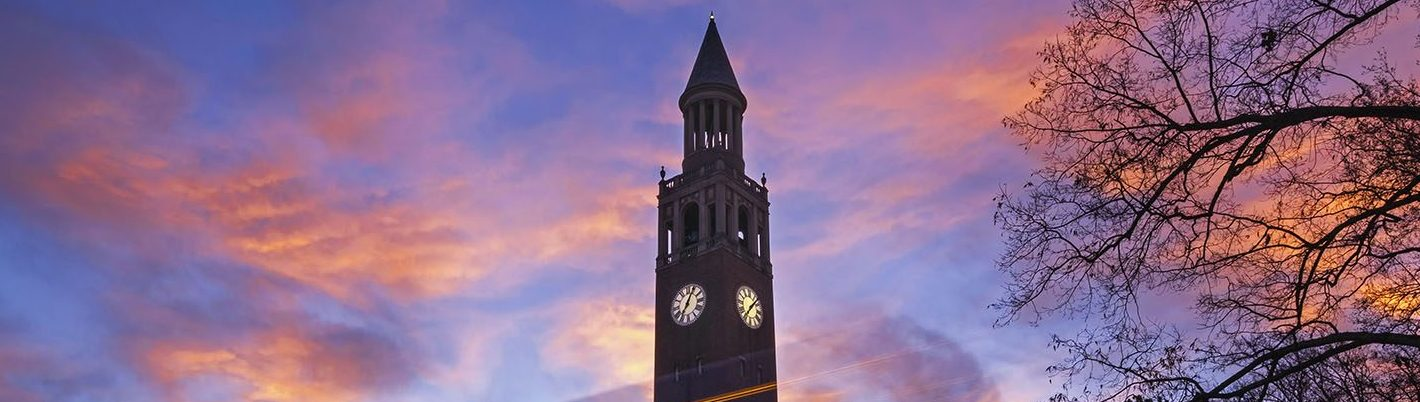
#> input picture src/images/unc.jpg, 1420 x 402 px, found by its file name
$ python cropimg.py
#> lines starting #> are read from the running program, lines starting #| are printed output that depends on the picture
from PIL import Image

img = Image.open("unc.jpg")
#> img is the input picture: PIL image 1420x402 RGB; mean R, G, B 138.8, 109.5, 142.8
width, height = img.size
#> width = 1420; height = 402
subwidth = width//6
#> subwidth = 236
subheight = height//4
#> subheight = 100

for i in range(4):
    for j in range(6):
        subimg = img.crop((j*subwidth,i*subheight,(j+1)*subwidth,(i+1)*subheight))
        subimg.save("unc{}.jpg".format(i*6+j))
#> this loop made 4 passes
#> pass 1, `subimg.save("unc{}.jpg".format(i*6+j))`:
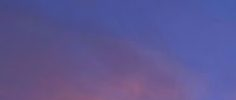
#> saved as unc0.jpg: PIL image 236x100 RGB; mean R, G, B 92.2, 86.6, 146.1
#> pass 1, `subimg.save("unc{}.jpg".format(i*6+j))`:
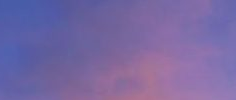
#> saved as unc1.jpg: PIL image 236x100 RGB; mean R, G, B 119.6, 103.7, 162.9
#> pass 1, `subimg.save("unc{}.jpg".format(i*6+j))`:
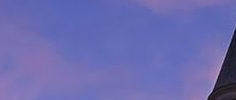
#> saved as unc2.jpg: PIL image 236x100 RGB; mean R, G, B 106.8, 106.8, 175.9
#> pass 1, `subimg.save("unc{}.jpg".format(i*6+j))`:
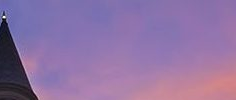
#> saved as unc3.jpg: PIL image 236x100 RGB; mean R, G, B 143.1, 114, 163.2
#> after the loop:
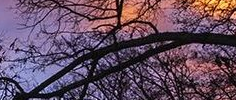
#> subimg: PIL image 236x100 RGB; mean R, G, B 99.1, 76.1, 95.4
